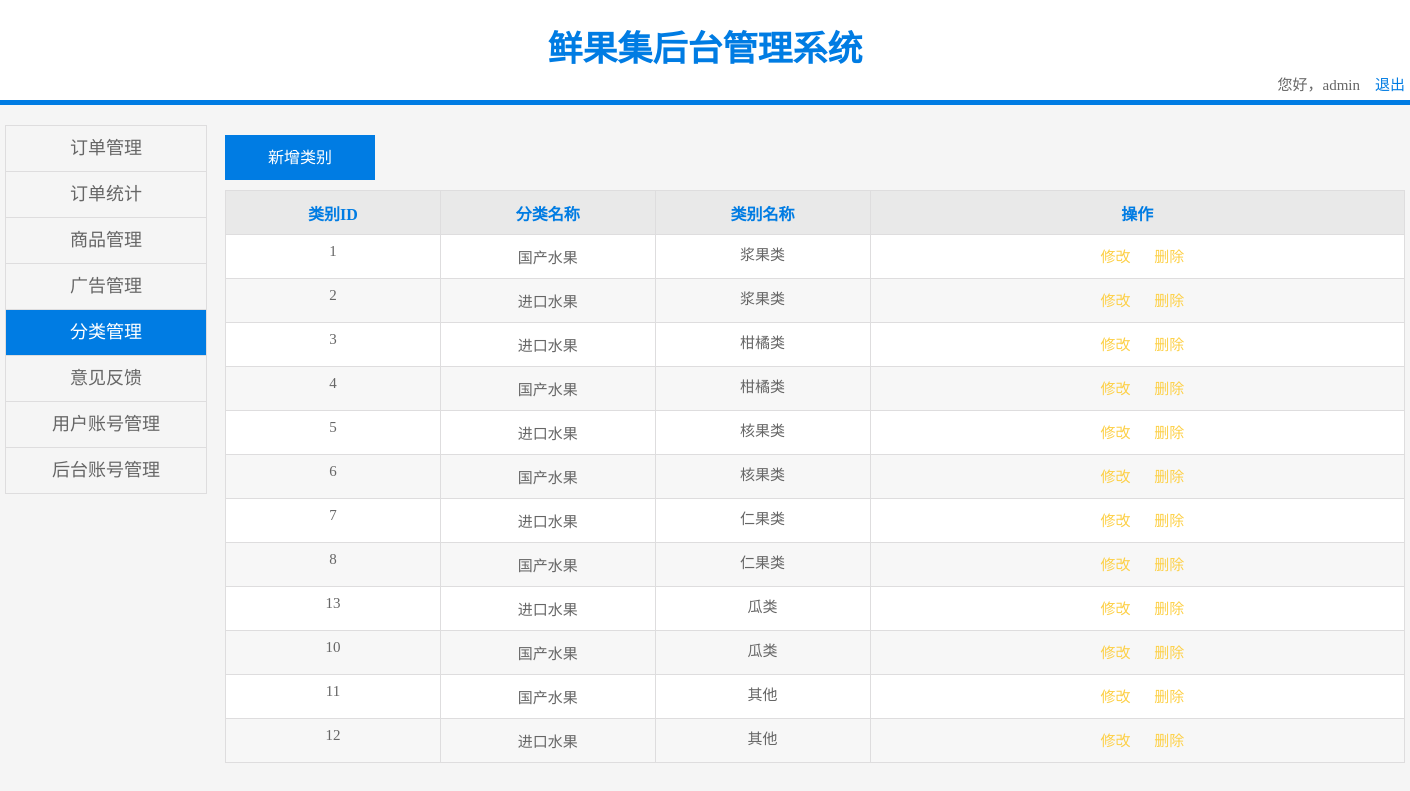
Screenshot of /admin/class.php with the database file from the repository.
### tables this page shows
CREATE TABLE `brand` (
  `id` int(10) unsigned NOT NULL AUTO_INCREMENT,
  `name` varchar(50) NOT NULL,
  `class_id` int(11) NOT NULL,
  PRIMARY KEY (`id`)
);

CREATE TABLE `class` (
  `id` int(10) unsigned NOT NULL AUTO_INCREMENT,
  `name` varchar(50) NOT NULL,
  PRIMARY KEY (`id`)
);

### admin/class.php (the view, shortened to what this page needs)
<?php
    $sql = "select brand.*, class.name cname from brand, class where brand.class_id=class.id";
    $rst = mysql_query($sql);
?>
<!DOCTYPE html>
<html lang="en">
<head>
    <link href="css/public.css" type="text/css" rel="stylesheet"/>
    <link href="css/product.css" type="text/css" rel="stylesheet"/>
</head>
<body>
    <div class="header">
        <div class="header_size">
            <p class="header_title">鲜果集后台管理系统 </p>
            <span class="header_exit">您好，admin&nbsp;&nbsp;&nbsp; <a href="./api/logout.php">退出</a></span>
        </div>
    </div>
    <div class="content">
        <div class="con_con">
            <ul class="nav">
                <li><a href="#">订单管理</a></li>
                <li><a href="#">订单统计</a></li>
                <li><a href="product.php">商品管理</a></li>
                <li><a href="#">广告管理</a></li>
                <li><a href="class.php" class="active">分类管理</a></li>
                <li><a href="#">意见反馈</a></li>
                <li><a href="business.php">用户账号管理</a></li>
                <li><a href="#">后台账号管理</a></li>
            </ul>
            <div class="right">
                <p class="add"><input type="text" value="新增类别"  onfocus="this.blur()" class="add_newAdv"></p>
                <table class="details">
                    <tr>
                        <th class="name">类别ID</th>
                        <th class="name">分类名称</th>
                        <th class="name">类别名称</th>
                        <th class="opret">操作</th>
                    </tr>
                    <?php while($row=mysql_fetch_assoc($rst)){ ?>
                    <tr>
                        <td class="name"><span><?php echo $row['id']; ?></span></td>
                        <td class="name"><?php echo $row['cname']; ?></td>
                        <td class="name"><span><?php echo $row['name']; ?></span></td>
                        <td class="opret">
                            <a href="./page/class/update.php?id=<?php echo $row['id']; ?>&name=<?php echo $row['name']; ?>&class_id=<?php echo $row['class_id']; ?>" class="ament">修改</a>
                            <a href="./page/class/delete.php?id=<?php echo $row['id']; ?>&name=<?php echo $row['name']; ?>&classname=<?php echo $row['cname']; ?>" class="Delete">删除</a>
                        </td>
                    </tr>
                    <?php } ?>
                </table>
            </div>
        </div>
    </div>
</body>
</html>

### admin/css/public.css (style rules this page uses)
* { margin: 0; padding: 0; }
body, html { margin: 0; background-color: #f5f5f5; height: 100%; font-family: 微软雅黑; color: rgb(102, 102, 102); font-size: 15px; }
.header { width: 100%; height: 100px; line-height: 100px; background-color: #fff; margin: 0; color: #007ce3; border-bottom: 5px solid #007ce3; text-align: center; }
.header_size { width: 1400px; margin: 0 auto; display: inline-block; }
.header_size a { line-height: 10px; color: #007ce3; text-decoration: none; }
.header_exit { float: right; height: 20px; line-height: 20px; color: rgb(102, 102, 102); margin-top: -25px; }
.header .header_title { width: 688px; line-height: 100px; color: #007ce3; text-align: center; font-size: 35px; font-weight: bold; margin: 0 auto; }
.content { width: 100%; margin: 0 auto; display: inline-block; text-align: center; margin-top: 20px; margin-bottom: 50px; }
.content .con_con { width: 1400px; height: 500px; margin: 0 auto; }
.content .con_con .nav { float: left; width: 200px; border: 1px solid #deddde; font-family: 微软雅黑; border-bottom: 0; }
.content .con_con .nav li { list-style: none; width: 100%; height: 45px; text-align: center; line-height: 45px; border-bottom: 1px solid #deddde; }
.content .con_con .nav li a { display: inline-block; width: 100%; height: 100%; color: rgb(102, 102, 102); text-decoration: none; font-size: 18px; }
.content .con_con .nav li .active { color: #fff; background-color: #007ce3; }
.content .con_con .right { width: 1180px; float: right; height: 500px; margin-bottom: 50px; }
.content .con_con .right .details { border-collapse: collapse; border: 1px solid #deddde; margin-top: 20px; background-color: #fff; width: 100%; }
.content .con_con .right .add { text-align: left; margin-top: 10px; }
.content .con_con .right .add input { width: 150px; height: 45px; line-height: 45px; color: #fff; background-color: #007ce3; border: 0; text-align: center; font-size: 16px; cursor: pointer; }
.content .con_con .right .details { border-collapse: collapse; border: 1px solid #deddde; margin-top: 10px; font-family: 微软雅黑; }
.content .con_con .right .details th { color: #007ce3; background-color: rgb(233, 233, 233); font-size: 16px; font-family: 微软雅黑; }
.content .con_con .right .details td, th { border: 1px solid #deddde; height: 43px; overflow: hidden; text-align: center; font-family: 微软雅黑; }
.content .con_con .right .details td span { min-height: 23px; max-height: 43px; overflow: hidden; padding: 0 7px; display: inline-block; }
.content .con_con .right .details a { color: rgb(254, 159, 33); text-decoration: none; font-size: 15px; width: 40px; margin-left: 10px; font-family: 微软雅黑; }

### admin/css/product.css (style rules this page uses)
.content .con_con .right .details { border-collapse: collapse; border: 1px solid #deddde; margin-top: 20px; background-color: #fff; }
.content .con_con .right .add { text-align: left; margin-top: 10px; }
.content .con_con .right .add input { width: 150px; height: 45px; line-height: 45px; color: #fff; background-color: #007ce3; border: 0; text-align: center; font-size: 16px; cursor: pointer; font-family: 微软雅黑; }
.content .con_con .right .details { border-collapse: collapse; border: 1px solid #deddde; margin-top: 10px; background-color: #fff; }
.content .con_con .right .details th { color: #007ce3; }
.content .con_con .right .details td,th { border: 1px solid #deddde; }
.content .con_con .right .details .name { width: 120px; }
.content .con_con .right .details .opret { width: 300px; }
.content .con_con .right .details a { width: 70px; height: 30px; line-height: 30px; color:#fdd047; text-decoration: none; font-size: 15px; display: inline-block; width: 40px; }

### rows the page displays
brand: id "1", class.name "国产水果", name "浆果类"
brand: id "2", class.name "进口水果", name "浆果类"
brand: id "3", class.name "进口水果", name "柑橘类"
brand: id "4", class.name "国产水果", name "柑橘类"
brand: id "5", class.name "进口水果", name "核果类"
brand: id "6", class.name "国产水果", name "核果类"
brand: id "7", class.name "进口水果", name "仁果类"
brand: id "8", class.name "国产水果", name "仁果类"
brand: id "13", class.name "进口水果", name "瓜类"
brand: id "10", class.name "国产水果", name "瓜类"
brand: id "11", class.name "国产水果", name "其他"
brand: id "12", class.name "进口水果", name "其他"
